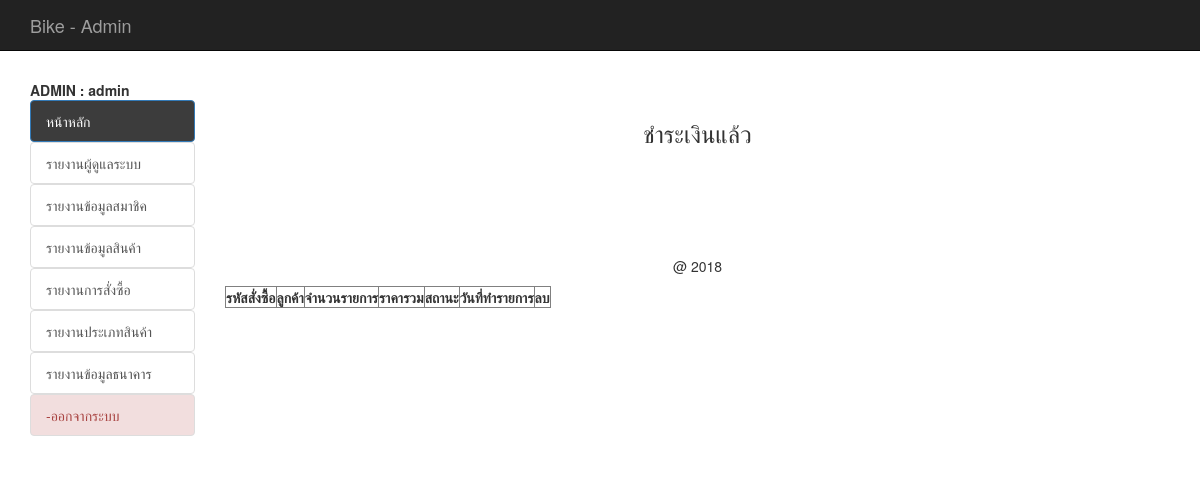
The app's page /backend/index.php?act=show-payed (signed in), older data.
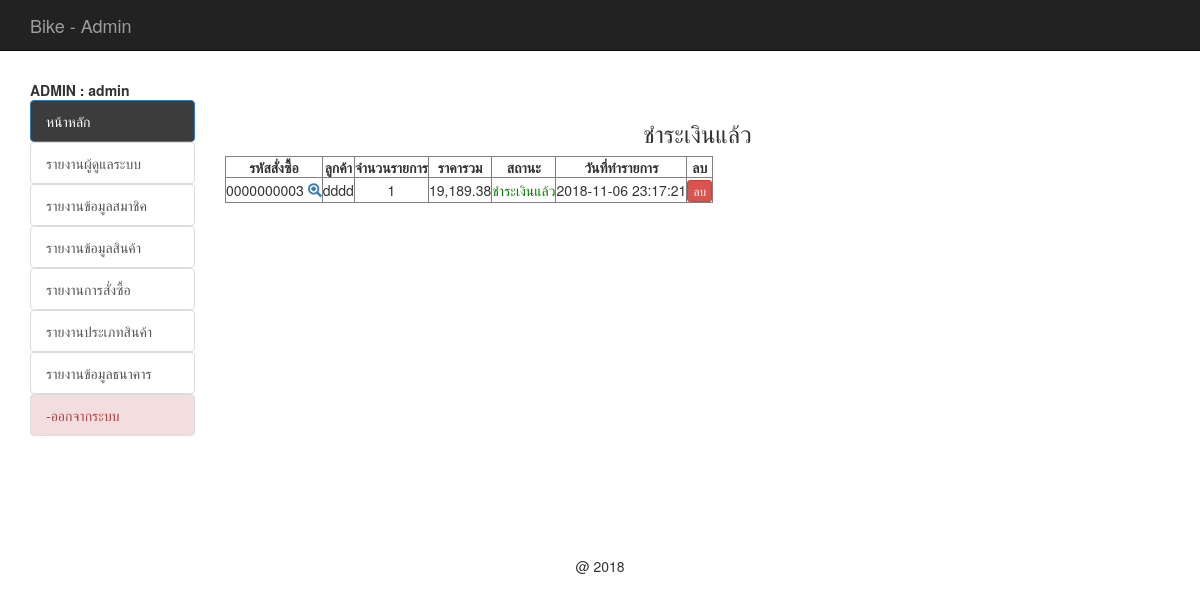
The same page, newer data.
### tables this page shows
CREATE TABLE `tbl_order` (
  `order_id` int(10) UNSIGNED ZEROFILL NOT NULL,
  `mem_id` int(11) NOT NULL,
  `name` varchar(100) NOT NULL,
  `address` varchar(500) NOT NULL,
  `email` varchar(100) NOT NULL,
  `phone` varchar(10) NOT NULL,
  `order_status` int(1) NOT NULL,
  `pay_slip` varchar(200) DEFAULT NULL,
  `b_name` varchar(100) DEFAULT NULL,
  `b_number` varchar(200) DEFAULT NULL,
  `pay_date` date DEFAULT NULL,
  `pay_amount` float(10,2) DEFAULT NULL,
  `postcode` varchar(30) DEFAULT NULL,
  `order_date` datetime NOT NULL
);

### backend/mm.php (called while the page is built, shortened)
<?php
if (!function_exists("GetSQLValueString")) {
function GetSQLValueString($theValue, $theType, $theDefinedValue = "", $theNotDefinedValue = "")
{
  $theValue = function_exists("mysql_real_escape_string") ? mysql_real_escape_string($theValue) : mysql_escape_string($theValue);
  switch ($theType) {
    case "text":
      $theValue = ($theValue != "") ? "'" . $theValue . "'" : "NULL";
      break;
    case "long":
    case "int":
      $theValue = ($theValue != "") ? intval($theValue) : "NULL";
      break;
  }
  return $theValue;
}
}
?>

### backend/show_cart_pay.php (the view, shortened to what this page needs)
<?php require_once('../Connections/condb.php'); ?>
<?php
$query_mycart = sprintf("SELECT o.order_id as oid, o.mem_id, o.order_status, o.order_date, o.name , d.order_id , count(d.order_id) as coid , SUM(d.total) as ctotal FROM tbl_order as o, tbl_order_detail as d WHERE o.order_id = d.order_id AND o.order_status = 4 GROUP BY o.order_id ORDER BY o.order_id DESC " , GetSQLValueString($colname_mycart , "int"));
$mycart = mysql_query($query_mycart , $condb) or die(mysql_error());
$row_mycart = mysql_fetch_assoc($mycart);
$totalRows_mycart = mysql_num_rows($mycart);
?>
<h3 align="center">ชำระเงินแล้ว</h3>
<table id="example" class="display" cellspacing="0" border="1">
	<thead>
		<tr>
			<th>รหัสสั่งซื้อ</th>
			<th>ลูกค้า</th>
			<th>จำนวนรายการ</th>
			<th>ราคารวม</th>
			<th>สถานะ</th>
			<th>วันที่ทำรายการ</th>
			<th> <center> ลบ </center></th>
		</tr>
	</thead>
	<?php if ($totalRows_mycart > 0) { ?>
		<?php do { ?>
			<tr>
				<td>
					<?php echo $row_mycart['oid'];?>
					<span id="hp">
						<a href="index.php?order_id=<?php echo $row_mycart['oid'];?>&act=show-order">
							<span class="glyphicon glyphicon-zoom-in"></span>
						</a>
					</span>
				</td>
				<td align="center">
					<?php echo $row_mycart['name'];?>
				</td>
				<td align="center">
					<?php echo $row_mycart['coid'];?>
				</td>
				<td align="center">
					<?php echo number_format($row_mycart['ctotal'],2);?>
				</td>
				<td align="center">
					<font color="red">
						<?php $status = $row_mycart['order_status'];
						include('status.php');
						?>
					</font>
				</td>
				<td> <?php echo $row_mycart['order_date'];?></td>
				<td><center>
					<a href="del_order.php?order_id=<?php echo $row_mycart['oid'];?>&order_status=5" class="btn btn-danger btn-xs" onClick="return confirm('ยืนยันการลบ');">
					ลบ </a></center>
				</td>
			</tr>
		<?php } while ($row_mycart = mysql_fetch_assoc($mycart)); ?>
	</table>
	<?php
}
?>

### backend/status.php
<?php
if ($status == 1) {
	echo "<font color='red'>";
	echo "รอชำระเงิน";
	echo "</font>";
}elseif ($status == 4) {
	echo "<font color='green'>";
	echo "ชำระเงินแล้ว";
	echo "</font>";
}elseif ($status == 3) {
	echo "<font color='blue'>";
	echo "ส่งของแล้ว";
	echo "</font>";
}elseif ($status == 2) {
	echo "<font color='#E7AE0A'>";
	echo "รอตรวจสอบ";
	echo "</font>";
}elseif ($status == 5) {
	echo "<font color='#F54823'>";
	echo "ยกเลิกคำสั่งซื้อ";
	echo "</font>";
}
?>

Row changes from the older to the newer data that the page shows:
added tbl_order: order_id "0000000003", name "dddd", coid "1", ctotal "19,189.38", order_status "ชำระเงินแล้ว", order_date "2018-11-06 23:17:21"
